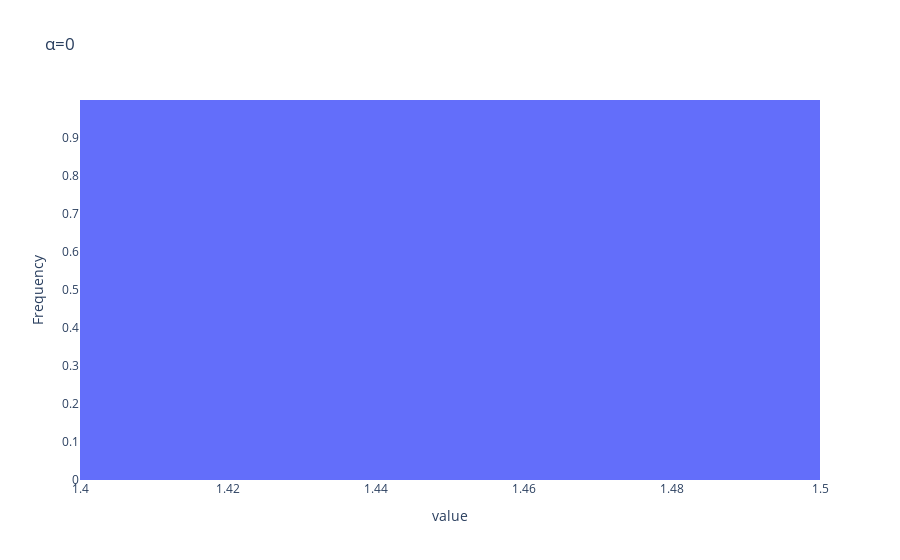
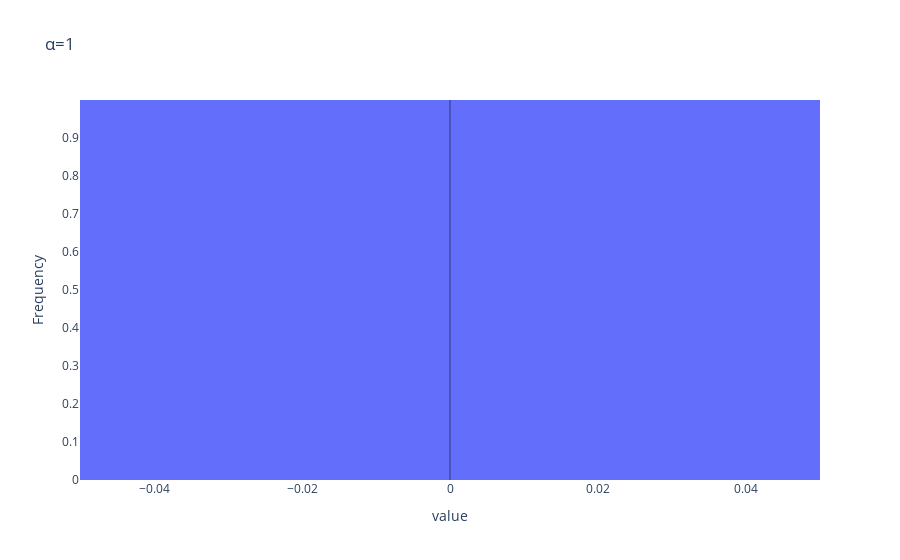
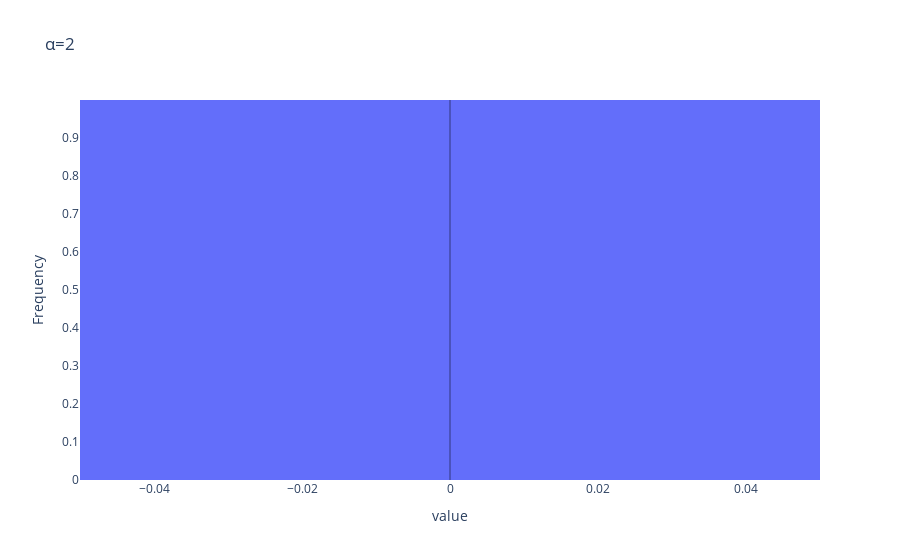
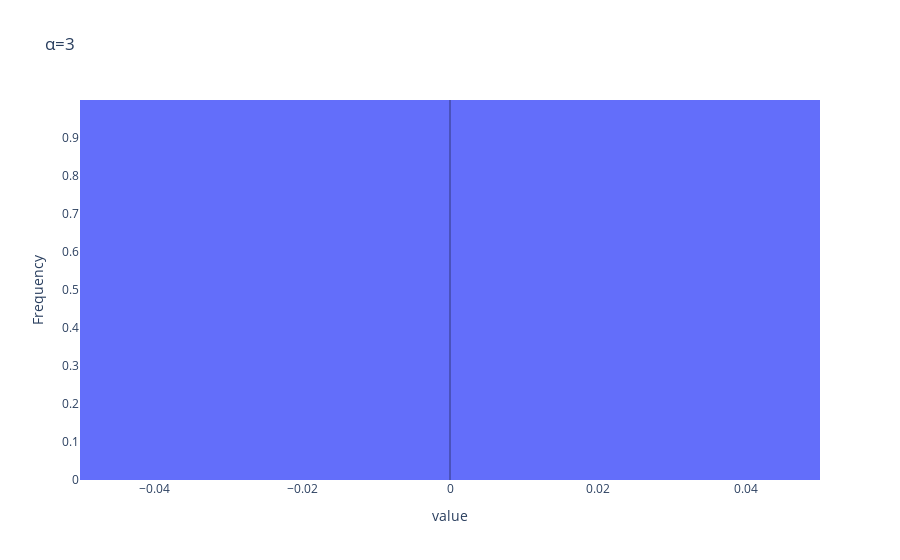

These figures' notebook cell, in order:
### Code cell
vlines_list = [sqrt_d, 0, 0, 0]
for i, value_list in enumerate(sum_vecs):
    fig = physicality_violation_check.make_prob_dist_histogram(value_list, bin_size=0.1, annotation_vlines=[vlines_list[i]])
    title = f"α={i}"
    fig.update_layout(title=title)  # TODO
    fig.show()

### Figure 1 — Plotly figure (JSON) as saved in the notebook; plotly's stock layout.template omitted (floating-point values rounded to 4 significant figures)
{"data": [{"histnorm": "probability", "type": "histogram", "x": [1.414, 1.414, 1.414, 1.414, 1.414, 1.414, 1.414, 1.414, 1.414, 1.414, 1.414, 1.414, 1.414, 1.414, 1.414, 1.414, 1.414, 1.414, 1.414, 1.414, 1.414, 1.414, 1.414, 1.414, 1.414, 1.414, 1.414, 1.414, 1.414, 1.414, 1.414, 1.414, 1.414, 1.414, 1.414, 1.414, 1.414, 1.414, 1.414, 1.414, 1.414, 1.414, 1.414, 1.414, 1.414, 1.414, 1.414, 1.414, 1.414, 1.414, 1.414, 1.414, 1.414, 1.414, 1.414, 1.414, 1.414, 1.414, 1.414, 1.414, 1.414, 1.414, 1.414, 1.414, 1.414, 1.414, 1.414, 1.414, 1.414, 1.414, 1.414, 1.414, 1.414, 1.414, 1.414, 1.414, 1.414, 1.414, 1.414, 1.414, 1.414, 1.414, 1.414, 1.414, 1.414, 1.414, 1.414, 1.414, 1.414, 1.414, 1.414, 1.414, 1.414, 1.414, 1.414, 1.414, 1.414, 1.414, 1.414, 1.414], "xbins": {"size": 0.1}}], "layout": {"shapes": [{"line": {"color": "black", "width": 1}, "opacity": 0.5, "type": "line", "x0": [1.189, 0, 0, 0], "x1": [1.189, 0, 0, 0], "xref": "x", "y0": 0, "y1": 1, "yref": "paper"}], "title": {"text": "α=0"}, "xaxis": {"dtick": 0, "title": {"text": "value"}}, "yaxis": {"range": [0, 1], "tickvals": [0, 0.1, 0.2, 0.3, 0.4, 0.5, 0.6, 0.7, 0.8, 0.9], "title": {"text": "Frequency"}}}}

### Figure 2 — Plotly figure (JSON) as saved in the notebook; plotly's stock layout.template omitted (floating-point values rounded to 4 significant figures)
{"data": [{"histnorm": "probability", "type": "histogram", "x": [0, 0, 0, 0, 0, 0, 0, 0, 0, 0, 0, 0, 0, 0, 0, 0, 0, 0, 0, 0, 0, 0, 0, 0, 0, 0, 0, 0, 0, 0, 0, 0, 0, 0, 0, 0, 0, 0, 0, 0, 0, 0, 0, 0, 0, 0, 0, 0, 0, 0, 0, 0, 0, 0, 0, 0, 0, 0, 0, 0, 0, 0, 0, 0, 0, 0, 0, 0, 0, 0, 0, 0, 0, 0, 0, 0, 0, 0, 0, 0, 0, 0, 0, 0, 0, 0, 0, 0, 0, 0, 0, 0, 0, 0, 0, 0, 0, 0, 0, 0], "xbins": {"size": 0.1}}], "layout": {"shapes": [{"line": {"color": "black", "width": 1}, "opacity": 0.5, "type": "line", "x0": 0, "x1": 0, "xref": "x", "y0": 0, "y1": 1, "yref": "paper"}], "title": {"text": "α=1"}, "xaxis": {"dtick": 0, "title": {"text": "value"}}, "yaxis": {"range": [0, 1], "tickvals": [0, 0.1, 0.2, 0.3, 0.4, 0.5, 0.6, 0.7, 0.8, 0.9], "title": {"text": "Frequency"}}}}

### Figure 3 — Plotly figure (JSON) as saved in the notebook; plotly's stock layout.template omitted (floating-point values rounded to 4 significant figures)
{"data": [{"histnorm": "probability", "type": "histogram", "x": [0, 0, 0, 0, 0, 0, 0, 0, 0, 0, 0, 0, 0, 0, 0, 0, 0, 0, 0, 0, 0, 0, 0, 0, 0, 0, 0, 0, 0, 0, 0, 0, 0, 0, 0, 0, 0, 0, 0, 0, 0, 0, 0, 0, 0, 0, 0, 0, 0, 0, 0, 0, 0, 0, 0, 0, 0, 0, 0, 0, 0, 0, 0, 0, 0, 0, 0, 0, 0, 0, 0, 0, 0, 0, 0, 0, 0, 0, 0, 0, 0, 0, 0, 0, 0, 0, 0, 0, 0, 0, 0, 0, 0, 0, 0, 0, 0, 0, 0, 0], "xbins": {"size": 0.1}}], "layout": {"shapes": [{"line": {"color": "black", "width": 1}, "opacity": 0.5, "type": "line", "x0": 0, "x1": 0, "xref": "x", "y0": 0, "y1": 1, "yref": "paper"}], "title": {"text": "α=2"}, "xaxis": {"dtick": 0, "title": {"text": "value"}}, "yaxis": {"range": [0, 1], "tickvals": [0, 0.1, 0.2, 0.3, 0.4, 0.5, 0.6, 0.7, 0.8, 0.9], "title": {"text": "Frequency"}}}}

### Figure 4 — Plotly figure (JSON) as saved in the notebook; plotly's stock layout.template omitted (floating-point values rounded to 4 significant figures)
{"data": [{"histnorm": "probability", "type": "histogram", "x": [0, 0, 0, 0, 0, 0, 0, 0, 0, 0, 0, 0, 0, 0, 0, 0, 0, 0, 0, 0, 0, 0, 0, 0, 0, 0, 0, 0, 0, 0, 0, 0, 0, 0, 0, 0, 0, 0, 0, 0, 0, 0, 0, 0, 0, 0, 0, 0, 0, 0, 0, 0, 0, 0, 0, 0, 0, 0, 0, 0, 0, 0, 0, 0, 0, 0, 0, 0, 0, 0, 0, 0, 0, 0, 0, 0, 0, 0, 0, 0, 0, 0, 0, 0, 0, 0, 0, 0, 0, 0, 0, 0, 0, 0, 0, 0, 0, 0, 0, 0], "xbins": {"size": 0.1}}], "layout": {"shapes": [{"line": {"color": "black", "width": 1}, "opacity": 0.5, "type": "line", "x0": 0, "x1": 0, "xref": "x", "y0": 0, "y1": 1, "yref": "paper"}], "title": {"text": "α=3"}, "xaxis": {"dtick": 0, "title": {"text": "value"}}, "yaxis": {"range": [0, 1], "tickvals": [0, 0.1, 0.2, 0.3, 0.4, 0.5, 0.6, 0.7, 0.8, 0.9], "title": {"text": "Frequency"}}}}
